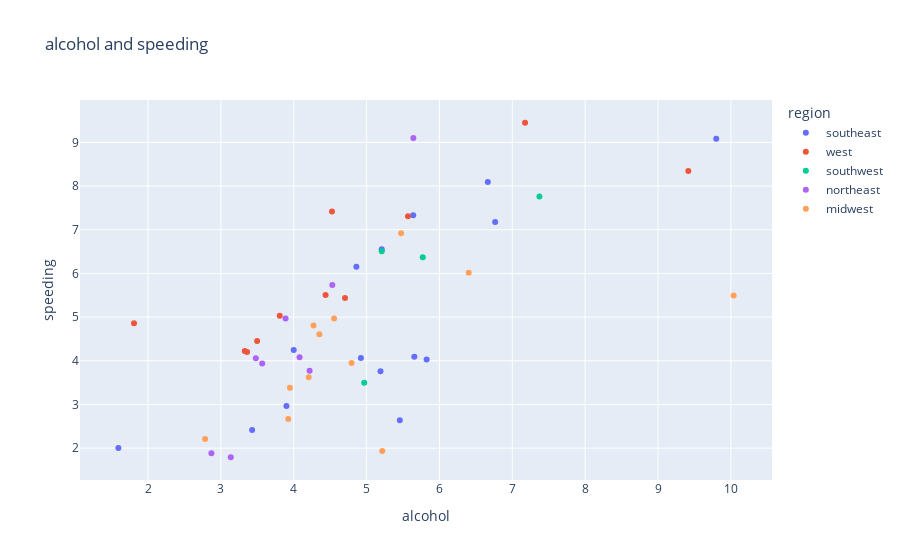

Notebook code cell kept with this figure:
### Markdown cell above
#### Part 1.10 (10 pts)
Use any of matplotlib, seaborn, or plotly (your choice) to create a single scatter plot of the relationship you think is most interesting from the above pairs of numeric features. Use the data frame from 2.3 and color the points by region. Make sure that your plot has:

- An informative title
- Well labeled, *readable* axes
- A legend

**Then** in a markdown cell, **explain** why you thought this pair of features had the most interesting relationship and if adding the regions provided you with any more insight/information about that relationship.

### Code cell
px.scatter(df_crash, x = "alcohol", y = "speeding", color = "region", title = "alcohol and speeding")

### Figure 1 — Plotly figure (JSON) as saved in the notebook; plotly's stock layout.template omitted (floating-point values rounded to 4 significant figures)
{"data": [{"hovertemplate": "region=southeast<br>alcohol=%{x}<br>speeding=%{y}<extra></extra>", "legendgroup": "southeast", "marker": {"color": "#636efa", "symbol": "circle"}, "mode": "markers", "name": "southeast", "orientation": "v", "showlegend": true, "type": "scatter", "x": [5.64, 5.824, 4.86, 1.593, 5.191, 3.9, 4.922, 6.765, 4, 5.456, 5.208, 9.799, 5.655, 3.429, 6.664], "xaxis": "x", "y": [7.332, 4.032, 6.156, 2.006, 3.759, 2.964, 4.066, 7.175, 4.25, 2.64, 6.552, 9.082, 4.095, 2.413, 8.092], "yaxis": "y"}, {"hovertemplate": "region=west<br>alcohol=%{x}<br>speeding=%{y}<extra></extra>", "legendgroup": "west", "marker": {"color": "#EF553B", "symbol": "circle"}, "mode": "markers", "name": "west", "orientation": "v", "showlegend": true, "type": "scatter", "x": [4.525, 3.36, 3.808, 7.175, 4.437, 9.416, 4.704, 3.328, 1.808, 3.498, 5.568], "xaxis": "x", "y": [7.421, 4.2, 5.032, 9.45, 5.508, 8.346, 5.439, 4.224, 4.859, 4.452, 7.308], "yaxis": "y"}, {"hovertemplate": "region=southwest<br>alcohol=%{x}<br>speeding=%{y}<extra></extra>", "legendgroup": "southwest", "marker": {"color": "#00cc96", "symbol": "circle"}, "mode": "markers", "name": "southwest", "orientation": "v", "showlegend": true, "type": "scatter", "x": [5.208, 4.968, 5.771, 7.372], "xaxis": "x", "y": [6.51, 3.496, 6.368, 7.76], "yaxis": "y"}, {"hovertemplate": "region=northeast<br>alcohol=%{x}<br>speeding=%{y}<extra></extra>", "legendgroup": "northeast", "marker": {"color": "#ab63fa", "symbol": "circle"}, "mode": "markers", "name": "northeast", "orientation": "v", "showlegend": true, "type": "scatter", "x": [3.888, 4.53, 2.87, 3.48, 3.136, 3.567, 5.642, 4.218, 4.08], "xaxis": "x", "y": [4.968, 5.738, 1.886, 4.06, 1.792, 3.936, 9.1, 3.774, 4.08], "yaxis": "y"}, {"hovertemplate": "region=midwest<br>alcohol=%{x}<br>speeding=%{y}<extra></extra>", "legendgroup": "midwest", "marker": {"color": "#FFA15A", "symbol": "circle"}, "mode": "markers", "name": "midwest", "orientation": "v", "showlegend": true, "type": "scatter", "x": [4.352, 4.205, 3.925, 4.272, 3.948, 2.784, 5.474, 5.215, 10.04, 4.794, 6.402, 4.554], "xaxis": "x", "y": [4.608, 3.625, 2.669, 4.806, 3.384, 2.208, 6.923, 1.937, 5.497, 3.948, 6.014, 4.968], "yaxis": "y"}], "layout": {"legend": {"title": {"text": "region"}, "tracegroupgap": 0}, "title": {"text": "alcohol and speeding"}, "xaxis": {"anchor": "y", "domain": [0, 1], "title": {"text": "alcohol"}}, "yaxis": {"anchor": "x", "domain": [0, 1], "title": {"text": "speeding"}}}}
